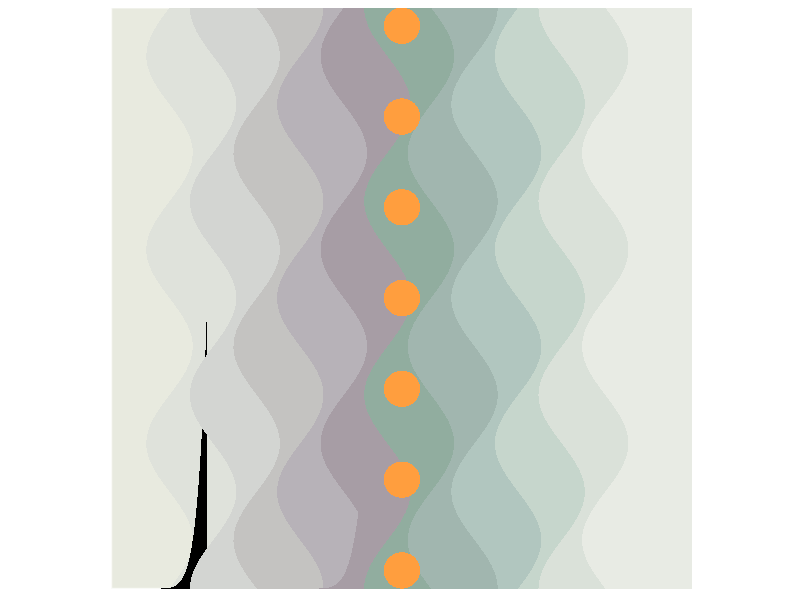

Here is the R script that generated this plot:
## ---- chunk 1
library(tidyverse)

## ---- chunk 2
 xthing<-1
colors<-c(
          "#dfe2db",
          "#d3d5d2",
          "#c4c3c1",
          "#b7b2b8",
          "#a79da5",
          "#91ad9f",
          "#a1b6af",
          "#b1c6bf",
          "#c6d6cc",
          "#dae1d9",
          "#e8ebe4"
          )

g<-ggplot()+ theme(panel.background = element_rect(fill='#e8eadf', colour='white'),
                   panel.grid.major = element_blank(),
                   panel.grid.minor = element_blank())


circle.pos<-data.frame(
  x<-sin(seq(0, 2*pi, length=100))*1/16,
  y<-cos(seq(0, 2*pi, length=100))*1/16
)


positions1<-data.frame(
  y=c(-1,seq(-1,1, length.out=100),1),
  x=c(1,sin(seq(-4*pi,2*pi, length.out = 100))*.08, 1)-.8
  )
positions2<-data.frame(
  y=c(-1,seq(-1,1, length.out=100),1),
  x=c(1,sin(seq(-4.5*pi,1.5*pi, length.out = 100))*.08, 1)-.65
  )
positions3<-data.frame(
  y=c(-1,seq(-1,1, length.out=100),1),
  x=c(1,sin(seq(-5*pi,1*pi, length.out = 100))*.08, 1)-.50
  )
positions4<-data.frame(
  y=c(-1,seq(-1,1, length.out=100),1),
  x=c(1,sin(seq(-5.5*pi,.5*pi, length.out = 100))*.08, 1)-.35
  )
positions5<-data.frame(
  y=c(-1,seq(-1,1, length.out=100),1),
  x=c(1,sin(seq(-6*pi,0*pi, length.out = 100))*.08, 1)-.2
  )
positions6<-data.frame(
  y=c(-1,seq(-1,1, length.out=100),1),
  x=c(1,sin(seq(-6.5*pi,-.5*pi, length.out = 100))*.08, 1)-.05
  )
positions7<-data.frame(
  y=c(-1,seq(-1,1, length.out=100),1),
  x=c(.5,sin(seq(-7*pi,-1*pi, length.out = 100))*.08, .5)+.1
  )
positions8<-data.frame(
  y=c(-1,seq(-1,1, length.out=100),1),
  x=c(.5,sin(seq(-7.5*pi,-1.5*pi, length.out = 100))*.08, .5)+.25
  )
positions9<-data.frame(
  y=c(-1,seq(-1,1, length.out=100),1),
  x=c(.5,sin(seq(-8*pi,-2*pi, length.out = 100))*.08, .5)+.4
  )
positions10<-data.frame(
  y=c(-1,seq(-1,1, length.out=100),1),
  x=c(.25,sin(seq(-8.5*pi,-2.5*pi, length.out = 100))*.08, .25)+.55
  )
positions11<-data.frame(
  y=c(-1,seq(-1,1, length.out=100),1),
  x=c(.3,sin(seq(-9*pi,-3*pi, length.out = 100))*.08, .3)+.7
  )
g<-g+
  #wave1
  geom_polygon(data=positions1, 
               aes(x=x, y=y), 
               fill=colors[1])+
   #trying to round the bottom
 
  geom_polygon(
    aes(x=.25*c(xthing, seq(xthing,0, by=-.001),0,xthing)-.92,
        y=c(xthing^8,(seq(xthing, 0, by=-.001))^8,0,0)-1),
        fill=1)+
  #wave2
  geom_polygon(data=positions2, 
               aes(x=x, y=y), 
               fill=colors[2])+
  geom_polygon(data=positions3, 
               aes(x=x, y=y), 
               fill=colors[3])+
  geom_polygon(data=positions4, 
               aes(x=x, y=y), 
               fill=colors[4])+
  geom_polygon(data=positions5, 
               aes(x=x, y=y), 
               fill=colors[5])+
    #trying to round the bottom
 
  geom_polygon(
    aes(x=.25*c(xthing, seq(xthing,0, by=-.01),0,xthing)-.35,
        y=c(xthing^6,(seq(xthing, 0, by=-.01))^6,0,0)-1),
        fill=colors[5])+
  geom_polygon(data=positions6, 
               aes(x=x, y=y), 
               fill=colors[6])+
  geom_polygon(data=positions7, 
               aes(x=x, y=y), 
               fill=colors[7])+
  geom_polygon(data=positions8, 
               aes(x=x, y=y), 
               fill=colors[8])+
  geom_polygon(data=positions9, 
               aes(x=x, y=y), 
               fill=colors[9])+
  geom_polygon(data=positions10, 
               aes(x=x, y=y), 
               fill=colors[10])+
    geom_polygon(data=positions11, 
               aes(x=x, y=y), 
               fill=colors[11])+
  geom_polygon(data=circle.pos,
               aes(x=x, y=y),
               fill="#ff9e3e")+
  geom_polygon(data=circle.pos,
               aes(x=x, y=y+5/16),
               fill="#ff9e3e")+
  geom_polygon(data=circle.pos,
               aes(x=x, y=y-5/16),
               fill="#ff9e3e")+
  geom_polygon(data=circle.pos,
               aes(x=x, y=y-10/16),
               fill="#ff9e3e")+
  geom_polygon(data=circle.pos,
               aes(x=x, y=y+10/16),
               fill="#ff9e3e")+
  geom_polygon(data=circle.pos,
               aes(x=x, y=y-15/16),
               fill="#ff9e3e")+
  geom_polygon(data=circle.pos,
               aes(x=x, y=y+15/16),
               fill="#ff9e3e")+
   

  
  
  #making everything scaled appropriately
  coord_fixed()+
  scale_x_continuous(limits = c(-1,1), expand = c(0, 0)) +
  scale_y_continuous(limits = c(-1,1), expand = c(0, 0))+
  theme(axis.title.x=element_blank(),
        axis.text.x=element_blank(),
        axis.ticks.x=element_blank(),
        axis.title.y=element_blank(),
        axis.text.y=element_blank(),
        axis.ticks.y=element_blank())

g
